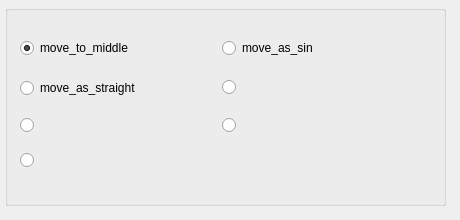
          <widget class="QWidget" name="strategy_move_tab">
           <attribute name="title">
            <string>Move</string>
           </attribute>
           <widget class="QWidget" name="verticalLayoutWidget_14">
            <property name="geometry">
             <rect>
              <x>0</x>
              <y>0</y>
              <width>451</width>
              <height>211</height>
             </rect>
            </property>
            <layout class="QVBoxLayout" name="strategy_move_layout" stretch="0">
             <property name="spacing">
              <number>2</number>
             </property>
             <property name="margin">
              <number>5</number>
             </property>
             <item>
              <widget class="QGroupBox" name="strategy_move_box">
               <property name="minimumSize">
                <size>
                 <width>0</width>
                 <height>200</height>
                </size>
               </property>
               <property name="maximumSize">
                <size>
                 <width>16777215</width>
                 <height>290</height>
                </size>
               </property>
               <property name="title">
                <string/>
               </property>
               <widget class="QWidget" name="verticalLayoutWidget_15">
                <property name="geometry">
                 <rect>
                  <x>10</x>
                  <y>10</y>
                  <width>411</width>
                  <height>176</height>
                 </rect>
                </property>
                <layout class="QGridLayout" name="strategy_selection_layout_2">
                 <property name="sizeConstraint">
                  <enum>QLayout::SetDefaultConstraint</enum>
                 </property>
                 <property name="margin">
                  <number>5</number>
                 </property>
                 <property name="spacing">
                  <number>2</number>
                 </property>
                 <item row="0" column="0">
                  <widget class="QRadioButton" name="move_middle_button">
                   <property name="text">
                    <string>move_to_middle</string>
                   </property>
                   <property name="checked">
                    <bool>true</bool>
                   </property>
                  </widget>
                 </item>
                 <item row="3" column="0">
                  <widget class="QRadioButton" name="move_straight_button">
                   <property name="text">
                    <string>move_as_straight</string>
                   </property>
                  </widget>
                 </item>
                 <item row="0" column="1">
                  <widget class="QRadioButton" name="move_sin_button">
                   <property name="text">
                    <string>move_as_sin</string>
                   </property>
                  </widget>
                 </item>
                 <item row="4" column="0">
                  <widget class="QRadioButton" name="strategy5_radio_button_2">
                   <property name="text">
                    <string/>
                   </property>
                  </widget>
                 </item>
                 <item row="3" column="1">
                  <widget class="QRadioButton" name="strategy3_radio_button_2">
                   <property name="text">
                    <string/>
                   </property>
                  </widget>
                 </item>
                 <item row="4" column="1">
                  <widget class="QRadioButton" name="strategy6_radio_button_2">
                   <property name="text">
                    <string/>
                   </property>
                  </widget>
                 </item>
                 <item row="5" column="0">
                  <widget class="QRadioButton" name="dd">
                   <property name="text">
                    <string/>
                   </property>
                  </widget>
                 </item>
                </layout>
               </widget>
              </widget>
             </item>
            </layout>
           </widget>
          </widget>
